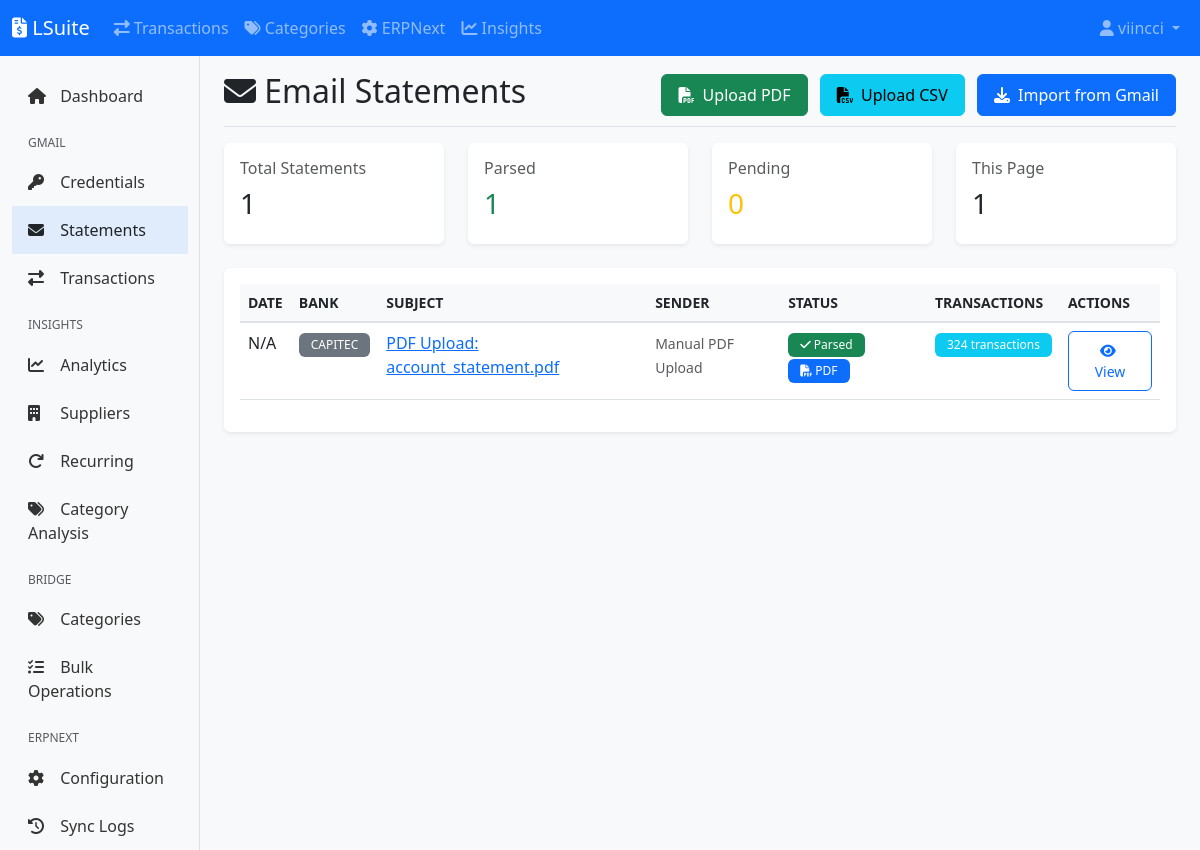
/gmail/statements (signed in), run on the app's committed database.
### lsuite/models.py (models this page shows, shortened)
class User(UserMixin, db.Model):
    __tablename__ = 'users'
    id = db.Column(db.Integer, primary_key=True)
    username = db.Column(db.String(80), unique=True, nullable=False, index=True)
    email = db.Column(db.String(120), unique=True, nullable=False, index=True)
    password_hash = db.Column(db.String(255), nullable=False)
    first_name = db.Column(db.String(50))
    last_name = db.Column(db.String(50))
    is_active = db.Column(db.Boolean, default=True)
    is_admin = db.Column(db.Boolean, default=False)
    created_at = db.Column(db.DateTime, default=datetime.utcnow)
    updated_at = db.Column(db.DateTime, default=datetime.utcnow, onupdate=datetime.utcnow)
    ai_enabled = db.Column(db.Boolean, default=True)
    ai_model = db.Column(db.String(50), default='claude-haiku-4.5')
    ai_can_access_files = db.Column(db.Boolean, default=True)
    ai_can_edit_files = db.Column(db.Boolean, default=True)
    bank_accounts = db.relationship('BankAccount', backref='user', lazy='dynamic', cascade='all, delete-orphan')
    transactions = db.relationship('Transaction', backref='user', lazy='dynamic', cascade='all, delete-orphan')
    bank_transactions = db.relationship('BankTransaction', backref='user', lazy='dynamic', cascade='all, delete-orphan')
    invoices = db.relationship('Invoice', backref='user', lazy='dynamic', cascade='all, delete-orphan')
    email_statements = db.relationship('EmailStatement', backref='user', lazy='dynamic', cascade='all, delete-orphan')

class EmailStatement(db.Model):
    __tablename__ = 'email_statements'
    id = db.Column(db.Integer, primary_key=True)
    user_id = db.Column(db.Integer, db.ForeignKey('users.id'), nullable=False)
    gmail_id = db.Column(db.String(255), unique=True, nullable=False, index=True)
    thread_id = db.Column(db.String(255), index=True)
    subject = db.Column(db.String(500))
    sender = db.Column(db.String(255))
    received_date = db.Column(db.DateTime, index=True)
    statement_date = db.Column(db.Date, index=True)
    bank_name = db.Column(db.String(100))
    account_number = db.Column(db.String(100))
    has_pdf = db.Column(db.Boolean, default=False)
    pdf_password = db.Column(db.String(100))
    state = db.Column(db.String(50), default='new')
    is_processed = db.Column(db.Boolean, default=False)
    processed_date = db.Column(db.DateTime)
    transaction_count = db.Column(db.Integer, default=0)
    body_text = db.Column(db.Text)
    body_html = db.Column(db.Text)
    error_message = db.Column(db.Text)
    created_at = db.Column(db.DateTime, default=datetime.utcnow)
    updated_at = db.Column(db.DateTime, default=datetime.utcnow, onupdate=datetime.utcnow)
    transactions = db.relationship('BankTransaction', backref='statement', lazy='dynamic', cascade='all, delete-orphan')

### lsuite/gmail/routes.py (the view)
@gmail_bp.route('/statements')
@login_required
def statements():
    page = request.args.get('page', 1, type=int)
    per_page = current_app.config.get('ITEMS_PER_PAGE', 20)
    statements = EmailStatement.query.filter_by(
        user_id=current_user.id
    ).order_by(
        EmailStatement.received_date.desc()
    ).paginate(page=page, per_page=per_page, error_out=False)
    return render_template('gmail/statements.html', statements=statements)

### lsuite/extensions.py (called while the page is built)
@login_manager.user_loader
def load_user(user_id):
    from lsuite.models import User
    return User.query.get(int(user_id))

### lsuite/templates/gmail/statements.html (shortened to what this page needs)
{% extends "base.html" %}
{% block content %}
<div class="d-flex justify-content-between align-items-center pt-3 pb-2 mb-3 border-bottom">
    <h1 class="h2"><i class="fas fa-envelope"></i> Email Statements</h1>
    <div>
        <a href="{{ url_for('gmail.upload_pdf') }}" class="btn btn-success me-2">
            <i class="fas fa-file-pdf"></i> Upload PDF
        </a>
        <a href="{{ url_for('gmail.upload_csv') }}" class="btn btn-info me-2">
            <i class="fas fa-file-csv"></i> Upload CSV
        </a>
        <form method="POST" action="{{ url_for('gmail.import_statements') }}" style="display: inline;">
            <button type="submit" class="btn btn-primary" data-loading="Importing...">
                <i class="fas fa-download"></i> Import from Gmail
            </button>
        </form>
    </div>
</div>
<div class="row mb-4">
    <div class="col-md-3">
        <div class="card">
            <div class="card-body">
                <h6 class="text-muted">Total Statements</h6>
                <h3>{{ statements.total }}</h3>
            </div>
        </div>
    </div>
    <div class="col-md-3">
        <div class="card">
            <div class="card-body">
                <h6 class="text-muted">Parsed</h6>
                <h3 class="text-success">{{ statements.items|selectattr('state', 'equalto', 'parsed')|list|length }}</h3>
            </div>
        </div>
    </div>
    <div class="col-md-3">
        <div class="card">
            <div class="card-body">
                <h6 class="text-muted">Pending</h6>
                <h3 class="text-warning">{{ statements.items|selectattr('state', 'equalto', 'draft')|list|length }}</h3>
            </div>
        </div>
    </div>
    <div class="col-md-3">
        <div class="card">
            <div class="card-body">
                <h6 class="text-muted">This Page</h6>
                <h3>{{ statements.items|length }}</h3>
            </div>
        </div>
    </div>
</div>
{% if statements.items %}
<div class="card">
    <div class="card-body">
        <div class="table-responsive">
            <table class="table table-hover">
                <thead>
                    <tr>
                        <th>Date</th>
                        <th>Bank</th>
                        <th>Subject</th>
                        <th>Sender</th>
                        <th>Status</th>
                        <th>Transactions</th>
                        <th>Actions</th>
                    </tr>
                </thead>
                <tbody>
                    {% for statement in statements.items %}
                    <tr>
                        <td>{{ statement.date.strftime('%Y-%m-%d') if statement.date else 'N/A' }}</td>
                        <td>
                            <span class="badge bg-secondary">
                                {{ statement.bank_name|upper }}
                            </span>
                        </td>
                        <td>
                            <a href="{{ url_for('gmail.statement_detail', id=statement.id) }}">
                                {{ statement.subject[:50] }}{% if statement.subject|length > 50 %}...{% endif %}
                            </a>
                        </td>
                        <td>
                            <small class="text-muted">{{ statement.sender[:30] }}</small>
                        </td>
                        <td>
                            {% if statement.state == 'parsed' %}
                                <span class="badge bg-success">
                                    <i class="fas fa-check"></i> Parsed
                                </span>
                            {% elif statement.state == 'imported' %}
                                <span class="badge bg-info">
                                    <i class="fas fa-cloud-download-alt"></i> Imported
                                </span>
                            {% else %}
                                <span class="badge bg-secondary">
                                    <i class="fas fa-clock"></i> Draft
                                </span>
                            {% endif %}
                            {% if statement.has_pdf %}
                                <span class="badge bg-primary">
                                    <i class="fas fa-file-pdf"></i> PDF
                                </span>
                            {% endif %}
                        </td>
                        <td>
                            {% if statement.transaction_count > 0 %}
                                <span class="badge bg-info">
                                    {{ statement.transaction_count }} transactions
                                </span>
                            {% else %}
                                <span class="text-muted">-</span>
                            {% endif %}
                        </td>
                        <td>
                            <a href="{{ url_for('gmail.statement_detail', id=statement.id) }}"
                               class="btn btn-sm btn-outline-primary">
                                <i class="fas fa-eye"></i> View
                            </a>
                        </td>
                    </tr>
                    {% endfor %}
                </tbody>
            </table>
        </div>
    </div>
</div>
{% else %}
<div class="alert alert-info">
    <i class="fas fa-info-circle"></i>
    No statements found. Click "Import from Gmail" to fetch your bank statements.
</div>
{% endif %}
{% endblock %}

### lsuite/templates/components/navbar.html (shortened to what this page needs)
<nav class="navbar navbar-expand-lg navbar-dark bg-primary">
    <div class="container-fluid">
        <a class="navbar-brand" href="{{ url_for('main.index') if current_user.is_authenticated else url_for('auth.login') }}">
            <i class="fas fa-file-invoice-dollar"></i> LSuite
        </a>
        <div class="collapse navbar-collapse" id="navbarNav">
            {% if current_user.is_authenticated %}
            <ul class="navbar-nav me-auto">
                <li class="nav-item">
                    <a class="nav-link" href="{{ url_for('gmail.transactions') }}">
                        <i class="fas fa-exchange-alt"></i> Transactions
                    </a>
                </li>
                <li class="nav-item">
                    <a class="nav-link" href="{{ url_for('bridge.categories') }}">
                        <i class="fas fa-tags"></i> Categories
                    </a>
                </li>
                <li class="nav-item">
                    <a class="nav-link" href="{{ url_for('erpnext.configs') }}">
                        <i class="fas fa-cog"></i> ERPNext
                    </a>
                </li>
                <li class="nav-item">
                    <a class="nav-link" href="{{ url_for('insights.dashboard') }}">
                        <i class="fas fa-chart-line"></i> Insights
                    </a>
                </li>
            </ul>
            {% endif %}
            <ul class="navbar-nav ms-auto">
                {% if current_user.is_authenticated %}
                    <li class="nav-item dropdown">
                        <a class="nav-link dropdown-toggle" href="#" id="userDropdown" role="button" data-bs-toggle="dropdown">
                            <i class="fas fa-user"></i> {{ current_user.username }}
                        </a>
                    </li>
                {% endif %}
            </ul>
        </div>
    </div>
</nav>

### lsuite/static/css/style.css (style rules this page uses)
body { font-family: 'Segoe UI', Tahoma, Geneva, Verdana, sans-serif; background-color: #f8f9fa; }
.card { border: none; box-shadow: 0 0.125rem 0.25rem rgba(0, 0, 0, .075); transition: transform 0.2s, box-shadow 0.2s; }
.btn { border-radius: 0.375rem; font-weight: 500; padding: 0.5rem 1rem; }
.btn i { margin-right: 0.25rem; }
.table { background-color: #fff; }
.table thead th { background-color: #f8f9fa; border-bottom: 2px solid #dee2e6; font-weight: 600; text-transform: uppercase; font-size: 0.875rem; }
.badge { padding: 0.375rem 0.75rem; font-weight: 500; }

### data on the page
User: username "viincci"
EmailStatement: date "N/A", bank_name "CAPITEC", subject "PDF Upload: account_statement.pdf", sender "Manual PDF Upload", state "parsed" (drawn), has_pdf True (drawn), transaction_count "324"

### other printed values
{{ statements.total }} "1"
{{ statements.items|selectattr('state', 'equalto', 'parsed')|list|length }} "1"
{{ statements.items|selectattr('state', 'equalto', 'draft')|list|length }} "0"
{{ statements.items|length }} "1"
